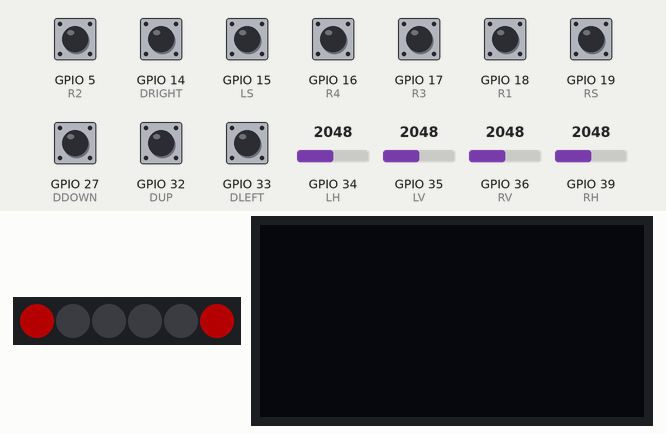
This sketch was run on a simulated ESP32. Parts: 6 RGB LEDs in strip order, left to right, 128×64 one-colour display. The inputs (shaded band) are chosen by the test bench; at power-on: GPIO 5 (R2), GPIO 14 (DRIGHT), GPIO 15 (LS), GPIO 16 (R4), GPIO 17 (R3), GPIO 18 (R1), GPIO 19 (RS), GPIO 27 (DDOWN), GPIO 32 (DUP), GPIO 33 (DLEFT) HIGH, GPIO 34 (LH) = 2048, GPIO 35 (LV) = 2048, GPIO 36 (RV) = 2048, GPIO 39 (RH) = 2048. Dim RGB values are drawn brighter than linear; what the sketch prints to the serial monitor is not drawn.

Above: at 0.1 s.
At 0.6 s:
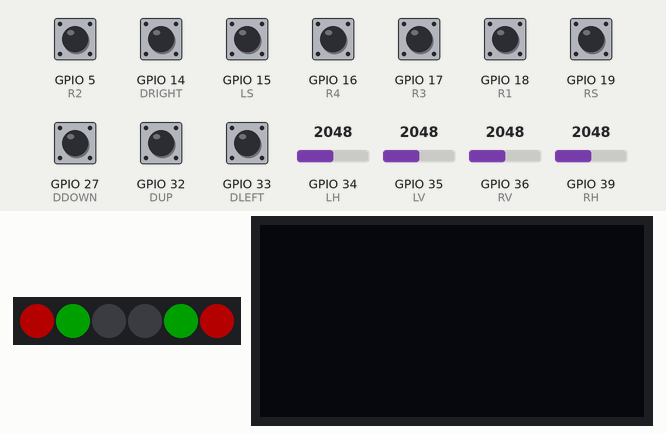
At 1.1 s:
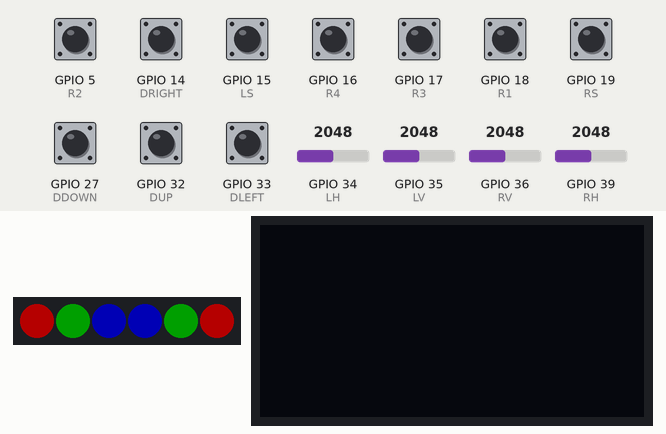
3.3 s: GPIO 14 (DRIGHT) pulled LOW for 0.15 s
4.9 s: GPIO 15 (LS) pulled LOW for 0.15 s
6.5 s: GPIO 18 (R1) pulled LOW for 0.15 s
8.1 s: GPIO 19 (RS) pulled LOW for 0.15 s
9.7 s: GPIO 27 (DDOWN) pulled LOW for 0.15 s
11.3 s: GPIO 32 (DUP) pulled LOW for 0.15 s
Timing chart, 0 to 13.9 s (numbered marks = the images above; inputs shaded):
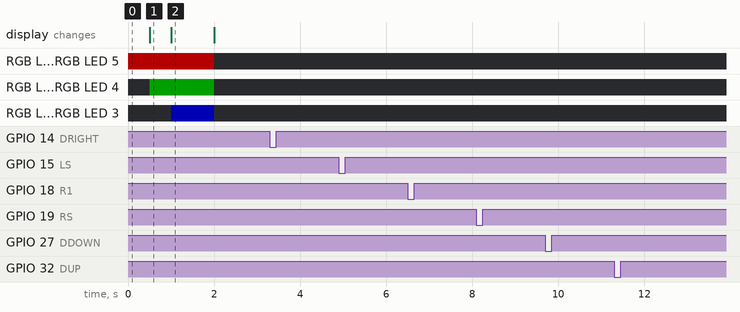

The sketch:

esp-now-server.ino
```cpp
// (licence header left out)
//7C:87:CE:F6:DC:78 <---adafruit board esp32


#include <esp_now.h>
#include <WiFi.h>
#include <FastLED.h>
#include <U8g2lib.h>

// REPLACE WITH YOUR RECEIVER MAC Address
// {0x30, 0xAE, 0xA4, 0x07, 0x0D, 0x64}; FOR 30:AE:A4:07:0D:64
uint8_t broadcastAddress[] = {0x7C, 0x87, 0xCE, 0xF6, 0xDC, 0x78};

// Structure example to send data
// Must match the receiver structure
typedef struct struct_message {
  char buttonCMD[32];
  int leftStickX;
  int leftStickY;
  int RightStickX;
  int RightStickY;
} struct_message;

// Create a struct_message called myData
struct_message myData;

//---OLED
#define SCL 22
#define SDA 21

U8G2_SSD1306_128X64_NONAME_F_HW_I2C u8g2(U8G2_R0, /* clock=*/SCL, /* data=*/SDA, /* reset=*/U8X8_PIN_NONE); // All Boards without Reset of the Display

int xmax = 128;
int ymax = 62;
int xcenter = xmax / 2;
int ycenter = ymax / 2 + 10;
int arc = 31;

//---LEDs
CRGB leds[6];
// LEFT-JOYSTICK
#define LH 34
#define LV 35
#define LS 15
int leftJoyVert = 0;
int leftJoyHoriz = 0;
int previousLSState = HIGH;

// RIGHT-JOYSTICK
#define RH 39
#define RV 36
#define RS 19
int rightJoyHoriz = 0;
int rightJoyVert = 0;
int previousRSState = HIGH;

// D-PAD
#define DUP 32
#define DLEFT 33
#define DDOWN 27
#define DRIGHT 14

// RIGHT SIDE BUTTONS; ZBXY
#define R1 18
#define R2 5
#define R3 17
#define R4 16

// BATTERY VOLTAGE
#define ADC 4

// NEOPIXEL
#define DATA_PIN 13

// PERIFERALS
//  #define MIC 25
//  #define SPEAKER 26


//--------VARS

int previousButton1State = HIGH;
int previousButton2State = HIGH;
int previousButton3State = HIGH;
int previousButton4State = HIGH;
int previousDPadUpState = HIGH;
int previousDPadLeftState = HIGH;
int previousDPadDownState = HIGH;
int previousDPadRightState = HIGH;

const int  buttonCount = 10;
int buttons[buttonCount] = {32, 33, 27, 14, 18, 5, 17, 16, 15, 19}; // 4 face buttons, 2 joy buttons


const int numberOfPotSamples = 5;     // Number of pot samples to take (to smooth the values)
const int delayBetweenSamples = 2;    // Delay in milliseconds between pot samples
const int delayBetweenHIDReports = 2000; // Additional delay in milliseconds between HID reports      // Delay in milliseconds between button press

int connected = 0;
float voltage = 0.0;
int percentage = 0;

unsigned long time_now = 0;

//---------------------------------------------------------FUNCTIONS


void drawGUI(U8G2 u8g2)
{

  u8g2.setDrawColor(1); // white

  u8g2.setFont(u8g2_font_6x10_tf);

  // joysticks
  u8g2.drawCircle(xcenter - 45, ycenter - 6, arc - 15, U8G2_DRAW_ALL);
  int mappedJoyLposX = map(leftJoyHoriz, -32737, 32737, -10, 10);
  int mappedJoyLposy = map(leftJoyVert, -32737, 32737, -10, 10);
  // int mappedJoyLposX = 10; // REMOVE | SIM TESTING ONLY
  // int mappedJoyLposy = 10; // REMOVE | SIM TESTING ONLY
  u8g2.drawBox((xcenter - 45) + mappedJoyLposX, (ycenter - 6) + mappedJoyLposy, 2, 2);

  u8g2.drawCircle(xcenter + 45, ycenter - 6, arc - 15, U8G2_DRAW_ALL);
  int mappedJoyRposX = map(rightJoyHoriz, -32737, 32737, -10, 10);
  int mappedJoyRposy = map(rightJoyVert, -32737, 32737, -10, 10);
  // int mappedJoyRposX = 10;  // REMOVE | SIM TESTING ONLY
  // int mappedJoyRposy = -10; // REMOVE | SIM TESTING ONLY
  u8g2.drawBox((xcenter + 45) + mappedJoyRposX, (ycenter - 6) + mappedJoyRposy, 2, 2);

  // bottom border
  u8g2.drawBox(0, 54, 128, 10);

  // show label
  u8g2.drawStr(45, 10, "esp32BLE");

  // CONNECTED INDICATER
  u8g2.setDrawColor(0); // black
  if (connected == 0)
  {
    u8g2.drawStr(5, 62, "dc");
  }
  if (connected == 1)
  {
    u8g2.drawStr(5, 62, "c");
  }

  // prints out voltage and percentage to OLED

  // u8g2.setCursor(20, 20);  // COMMENT OUT WHEN SIMULATING
  // u8g2.print(voltage);     // COMMENT OUT WHEN SIMULATING
  u8g2.drawStr(120, 62, "%");
}
void sendTheReport()
{

//Serial.println("Sending Report");
    esp_err_t result = esp_now_send(broadcastAddress, (uint8_t *) &myData, sizeof(myData));
    if (result == ESP_OK) {
      Serial.println("Sent with success");
      connected = 1;
    }
    else {
      Serial.println("Error sending the data");
      connected = 0;
    }

}
// callback when data is sent
void OnDataSent(const uint8_t *mac_addr, esp_now_send_status_t status) {
  Serial.print("\r\nLast Packet Send Status:\t");
  Serial.println(status == ESP_NOW_SEND_SUCCESS ? "Delivery Success" : "Delivery Fail");
}
//---------------------------------------------------------SETUP
void setup() {
  //----FASTLED SETUP
  Serial.begin(115200);
  FastLED.addLeds<NEOPIXEL, DATA_PIN>(leds, 6);
  FastLED.setBrightness(64);

  for (int i = 0; i < buttonCount; i++)
  {
    pinMode(buttons[i], INPUT_PULLUP);
  }
  //LEDs setup
  leds[0] = CRGB::Red;
  leds[5] = CRGB::Red;
  FastLED.show();
  delay(500);
  leds[1] = CRGB::Green;
  leds[4] = CRGB::Green;
  FastLED.show();
  delay(500);
  leds[2] = CRGB::Blue;
  leds[3] = CRGB::Blue;
  FastLED.show();
  delay(1000);
  FastLED.clear();
  FastLED.show();

  //----OLED SETUP
  Serial.println("OLED SETUP START");
  u8g2.begin();
  u8g2.setFont(u8g2_font_6x10_tf);
  Serial.println("OLED SETUP DONE");

  // Set device as a Wi-Fi Station
  WiFi.mode(WIFI_STA);

  // Init ESP-NOW
  if (esp_now_init() != ESP_OK) {
    Serial.println("Error initializing ESP-NOW");
    return;
  }

  // Once ESPNow is successfully Init, we will register for Send CB to
  // get the status of Trasnmitted packet
  esp_now_register_send_cb(OnDataSent);

  // Register peer
  esp_now_peer_info_t peerInfo;
  memcpy(peerInfo.peer_addr, broadcastAddress, 6);
  peerInfo.channel = 0;
  peerInfo.encrypt = false;

  // Add peer
  if (esp_now_add_peer(&peerInfo) != ESP_OK) {
    Serial.println("Failed to add peer");
    return;
  }
}

void loop() {
  //----HANDLE OLED
  {
    u8g2.firstPage();
    do
    {
      drawGUI(u8g2);
    } while (u8g2.nextPage());
  }
  // Set values to send
  strcpy(myData.buttonCMD, " ");
   myData.leftStickX = leftJoyHoriz;
  myData.leftStickY = leftJoyVert;
  myData.RightStickX = rightJoyHoriz;
  myData.RightStickY = rightJoyVert;


  // Send message via ESP-NOW
  //esp_err_t result = esp_now_send(broadcastAddress, (uint8_t *) &myData, sizeof(myData));


  handleButtons();
  handleJoysticks();

  // Send the gamepad report
  //while (millis() > time_now + delayBetweenHIDReports)
  //{
    //sendTheReport();
    time_now = millis();

  //}
  //delay(2000);
}
```

handleButtons.ino
```cpp
void handleButtons()
{
  int currentButton1State = digitalRead(R1);
  int currentButton2State = digitalRead(R2);
  int currentButton3State = digitalRead(R3);
  int currentButton4State = digitalRead(R4);
  int currentDPadUpState = digitalRead(DUP);
  int currentDPadLeftState = digitalRead(DLEFT);
  int currentDPadDownState = digitalRead(DDOWN);
  int currentDPadRightState = digitalRead(DRIGHT);

  int currentLSState = digitalRead(LS);
  int currentRSState = digitalRead(RS);
  //-------------------HANDLE BUTTONS

  //--RIGHT SIDE BUTTONS; ZBXY
  if (currentButton1State != previousButton1State)
  {
    if (currentButton1State == LOW)
    {
      Serial.println(F("Button 1"));
            strcpy(myData.buttonCMD, "B1");
      sendTheReport();

    }

  }
  previousButton1State = currentButton1State;

  if (currentButton2State != previousButton2State)
  {
    if (currentButton1State == LOW)
    {
      Serial.println(F("Button 2"));
            strcpy(myData.buttonCMD, "B2");
      sendTheReport();

    }

  }
  previousButton2State = currentButton2State;

  if (currentButton3State != previousButton3State)
  {
    if (currentButton1State == LOW)
    {
      Serial.println(F("Button 3"));
            strcpy(myData.buttonCMD, "B3");
      sendTheReport();

    }

  }
  previousButton3State = currentButton3State;

  if (currentButton4State != previousButton4State)
  {
    if (currentButton1State == LOW)
    {
      Serial.println(F("Button 4"));
            strcpy(myData.buttonCMD, "B4");
      sendTheReport();
    }

  }
  previousButton4State = currentButton4State;

  //----------D-PAD
  if (currentDPadUpState != previousDPadUpState)
  {
    if (currentDPadUpState == LOW)
    {
      Serial.println(F("DPAD UP"));
            strcpy(myData.buttonCMD, "DUP");
      sendTheReport();
    }

  }
  previousDPadUpState = currentDPadUpState;

  if (currentDPadLeftState != previousDPadLeftState)
  {
    if (currentDPadLeftState == LOW)
    {
      Serial.println(F("DPAD_LEFT"));
            strcpy(myData.buttonCMD, "DLEFT");
      sendTheReport();
    }

  }
  previousDPadLeftState = currentDPadLeftState;

  if (currentDPadDownState != previousDPadDownState)
  {
    if (currentDPadDownState == LOW)
    {
      Serial.println(F("DPAD_DOWN"));
            strcpy(myData.buttonCMD, "DDOWN");
      sendTheReport();

    }

  }
  previousDPadDownState = currentDPadDownState;

  if (currentDPadRightState != previousDPadRightState)
  {
    if (currentDPadRightState == LOW)
    {
      Serial.println(F("DPAD_RIGHT"));
            strcpy(myData.buttonCMD, "DUP");
      sendTheReport();

    }

  }
  previousDPadRightState = currentDPadRightState;

  //----------STICKS
  if (currentLSState != previousLSState)
  {
    if (currentLSState == LOW)
    {
      Serial.println(F("LEFT STICK"));
      strcpy(myData.buttonCMD, "LS");
      sendTheReport();


    }

  }
  previousLSState = currentLSState;
  //------------------
  if (currentRSState != previousRSState)
  {
    if (currentRSState == LOW)
    {
      Serial.println(F("RIGHT STICK"));
            strcpy(myData.buttonCMD, "RS");
      sendTheReport();
    }
  }
  previousRSState = currentRSState;
}

void handleJoysticks()
{
  //---JOYSTICKS

  // Map analog reading from 0 ~ 4095 to 32737 ~ -32737 for use as an axis reading
  leftJoyHoriz = map(analogRead(LH), 0, 4095, 32737, -32737);
  leftJoyVert = map(analogRead(LV), 0, 4095, 32737, -32737);

  rightJoyHoriz = map(analogRead(RH), 0, 4095, 32737, -32737);
  rightJoyVert = map(analogRead(RV), 0, 4095, 32737, -32737);

   myData.leftStickX = leftJoyHoriz;
  myData.leftStickY = leftJoyVert;
  myData.RightStickX = rightJoyHoriz;
  myData.RightStickY = rightJoyVert;

}
```

Measured:
- after the input at 3.3 s, every drawn part: stays the same
- after the input at 4.9 s, every drawn part: stays the same
- after the input at 6.5 s, every drawn part: stays the same
- after the input at 8.1 s, every drawn part: stays the same
- after the input at 9.7 s, every drawn part: stays the same
- after the input at 11.3 s, every drawn part: stays the same
- what the display in image 1 shows lasts 0.5 s, from 0.5 s to 1.0 s
- what the display in image 2 shows lasts 1.0 s, from 1.0 s to 2.0 s
